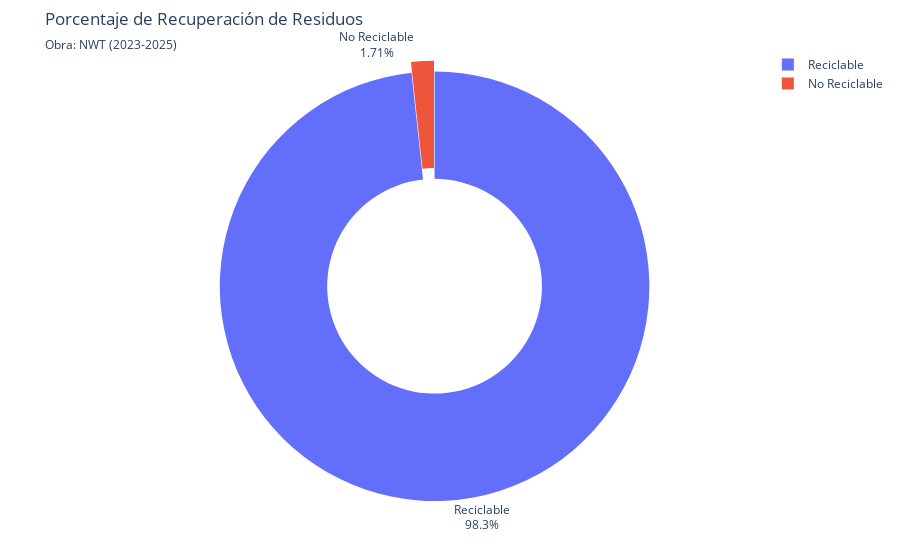

Here is the notebook cell this chart was saved with:
### Markdown cell above
**PASO 5.3:** Visualización de Resultados: Porcentaje de Reciclaje.

Para este análisis, es preferible utilizar una gráfico de torta.

### Code cell
fig3 = px.pie(
    bd_rec,
    values='Cantidad',
    names='Tipo',
    labels='lala',
    title='Porcentaje de Recuperación de Residuos',
    subtitle=f'Obra: {obra}({min_año}-{max_año})',
    template='plotly_white',
    hole=0.5  # Donut chart (0 = pie completo, 0.5 = donut grande)
)

fig3.update_traces(
    textposition='outside',
    textinfo='percent+label',  # Muestra porcentaje y nombre
    hovertemplate='<b>%{label}</b><br>%{value:,.0f} Kg<br>%{percent}<extra></extra>',
    pull=[0.05, 0]
)

fig3.update_layout(
    uniformtext_minsize=12,
    margin=dict(t=50, b=50, l=50, r=50)
)
fig3.update

fig3.show()

### Figure 1 — Plotly figure (JSON) as saved in the notebook; plotly's stock layout.template omitted (floating-point values rounded to 4 significant figures)
{"data": [{"domain": {"x": [0, 1], "y": [0, 1]}, "hole": 0.5, "hovertemplate": "<b>%{label}</b><br>%{value:,.0f} Kg<br>%{percent}<extra></extra>", "labels": ["Reciclable", "No Reciclable"], "legendgroup": "", "name": "", "pull": [0.05, 0], "showlegend": true, "textinfo": "percent+label", "textposition": "outside", "type": "pie", "values": [3104000.0, 54140.0]}], "layout": {"legend": {"tracegroupgap": 0}, "margin": {"b": 50, "l": 50, "r": 50, "t": 50}, "title": {"subtitle": {"text": "Obra: NWT (2023-2025)"}, "text": "Porcentaje de Recuperación de Residuos"}, "uniformtext": {"minsize": 12}}}
